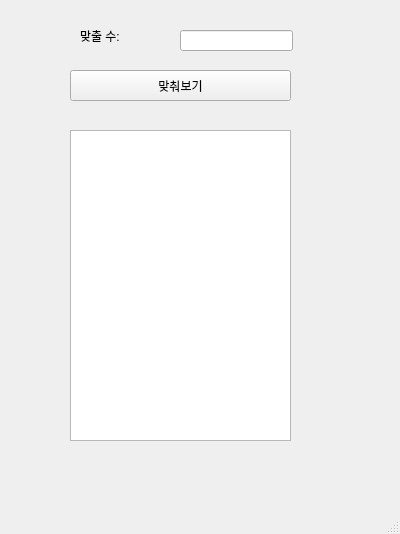
<?xml version="1.0" encoding="UTF-8"?>
<ui version="4.0">
 <class>MainWindow</class>
 <widget class="QMainWindow" name="MainWindow">
  <property name="geometry">
   <rect>
    <x>0</x>
    <y>0</y>
    <width>400</width>
    <height>534</height>
   </rect>
  </property>
  <property name="windowTitle">
   <string>MainWindow</string>
  </property>
  <widget class="QWidget" name="centralwidget">
   <widget class="QLabel" name="label">
    <property name="geometry">
     <rect>
      <x>80</x>
      <y>30</y>
      <width>56</width>
      <height>12</height>
     </rect>
    </property>
    <property name="text">
     <string>맞출 수:</string>
    </property>
   </widget>
   <widget class="QLineEdit" name="le">
    <property name="geometry">
     <rect>
      <x>180</x>
      <y>30</y>
      <width>113</width>
      <height>21</height>
     </rect>
    </property>
   </widget>
   <widget class="QPushButton" name="pb">
    <property name="geometry">
     <rect>
      <x>70</x>
      <y>70</y>
      <width>221</width>
      <height>31</height>
     </rect>
    </property>
    <property name="text">
     <string>맞춰보기</string>
    </property>
   </widget>
   <widget class="QTextEdit" name="te">
    <property name="geometry">
     <rect>
      <x>70</x>
      <y>130</y>
      <width>221</width>
      <height>311</height>
     </rect>
    </property>
   </widget>
  </widget>
  <widget class="QMenuBar" name="menubar">
   <property name="geometry">
    <rect>
     <x>0</x>
     <y>0</y>
     <width>400</width>
     <height>21</height>
    </rect>
   </property>
  </widget>
  <widget class="QStatusBar" name="statusbar"/>
 </widget>
 <resources/>
 <connections/>
</ui>
